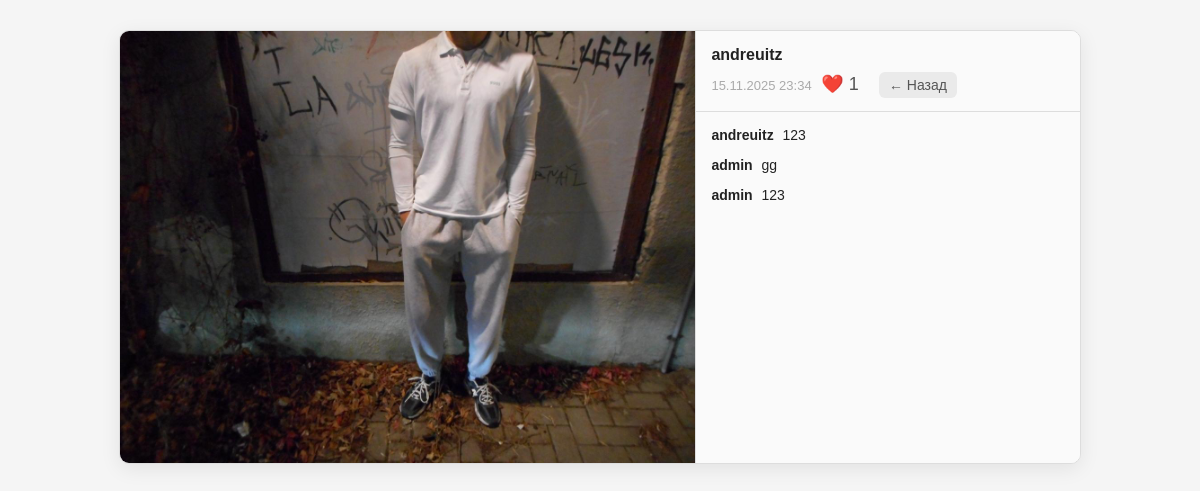
Page /post/24/ on the earlier database version.
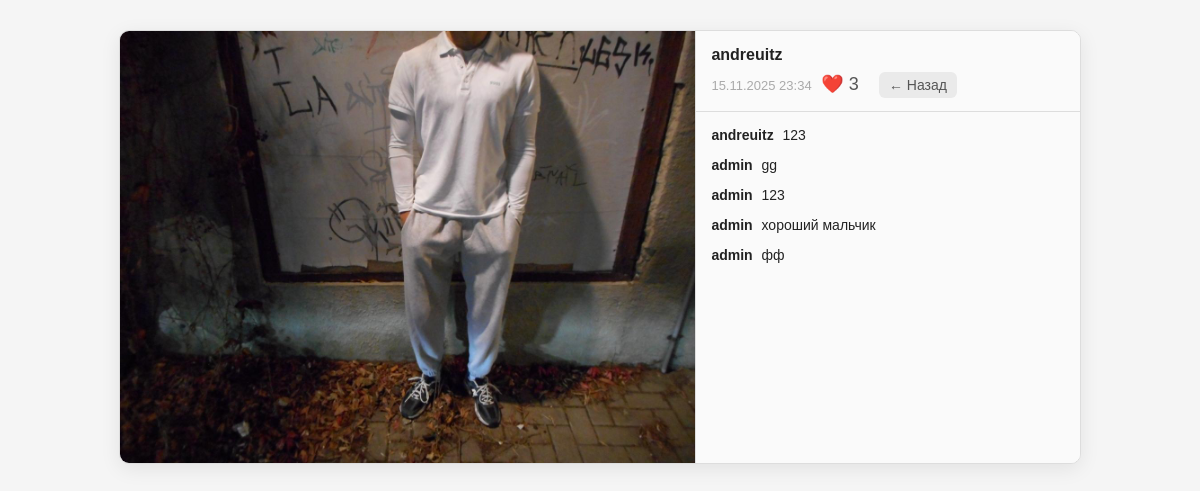
Same page on the later database version.
### basic/models.py (models this page shows, shortened)
class Media(models.Model):
    post = models.ForeignKey(Post, on_delete=models.CASCADE, related_name='media')
    file = models.FileField(upload_to='uploads/', null=True, blank=True)
    def is_image(self):
        return self.file.name.lower().endswith(('.png', '.jpg', '.jpeg', '.gif', '.webp'))

class Post(models.Model):
    author = models.ForeignKey(User, on_delete=models.CASCADE)
    caption = models.TextField(blank=True)
    created_at = models.DateTimeField(auto_now_add=True)
    likes = models.ManyToManyField(User, related_name="liked_posts", blank=True)

class Comment(models.Model):
    post = models.ForeignKey("Post", related_name="comments", on_delete=models.CASCADE)
    user = models.ForeignKey(User, on_delete=models.CASCADE)
    text = models.TextField(max_length=500)
    created_at = models.DateTimeField(auto_now_add=True)
    class Meta:
        ordering = ["created_at"]

### basic/views.py (the view)
# urls.py: path('post/<int:pk>/', views.PostDetailView.as_view(), name='post_detail'),
class PostDetailView(DetailView):
    model =  models.Post
    template_name = "basic/post_detail.html"
    context_object_name = "post"

### basic/context_processors.py (called while the page is built, shortened)
def unread_notifications(request):
    return {}

### basic/templates/basic/post_detail.html (shortened to what this page needs)
{% load static %}
<!DOCTYPE html>
<html lang="uk">
<head>
    <link rel="stylesheet" href="{% static 'css/post_detail.css' %}">
</head>
<body>
<div class="post-wrapper">
    <div class="media-block">
        {% for media in post.media.all %}
            {% if media.is_image %}
                <img src="{{ media.file.url }}" alt="">
            {% elif media.is_video %}
                <video src="{{ media.file.url }}" controls></video>
            {% endif %}
        {% endfor %}
    </div>
    <div class="comments-panel">
        <div class="post-header">
            <strong>{{ post.author.username }}</strong><br>
            <span style="font-size: 13px; color: #aaa;">
                {{ post.created_at|date:"d.m.Y H:i" }}
            </span>
            <button type="button"
                    class="like-btn {% if post.liked_by_user %}liked{% endif %}"
                    data-id="{{ post.id }}">
                ❤️ <span class="like-count">{{ post.likes.count }}</span>
            </button>
            <a href="javascript:void(0);" class="back-btn" onclick="history.back();">← Назад</a>
        </div>
        <div class="comments-list" id="comments">
            {% for c in post.comments.all %}
                <div class="comment" id="comment-{{ c.pk }}">
                    <span class="comment-user">{{ c.user.username }}</span>
                    {{ c.text }}
                </div>
            {% empty %}
                <p style="color:#777;">Коментарів ще немає</p>
            {% endfor %}
        </div>
    </div>
</div>
</body>
</html>

Differences in the rows shown:
computed for Post "andreuitz": likes.count "1" → "3"
added Comment: user.username "admin", text "хороший мальчик"
added Comment: user.username "admin", text "фф"
